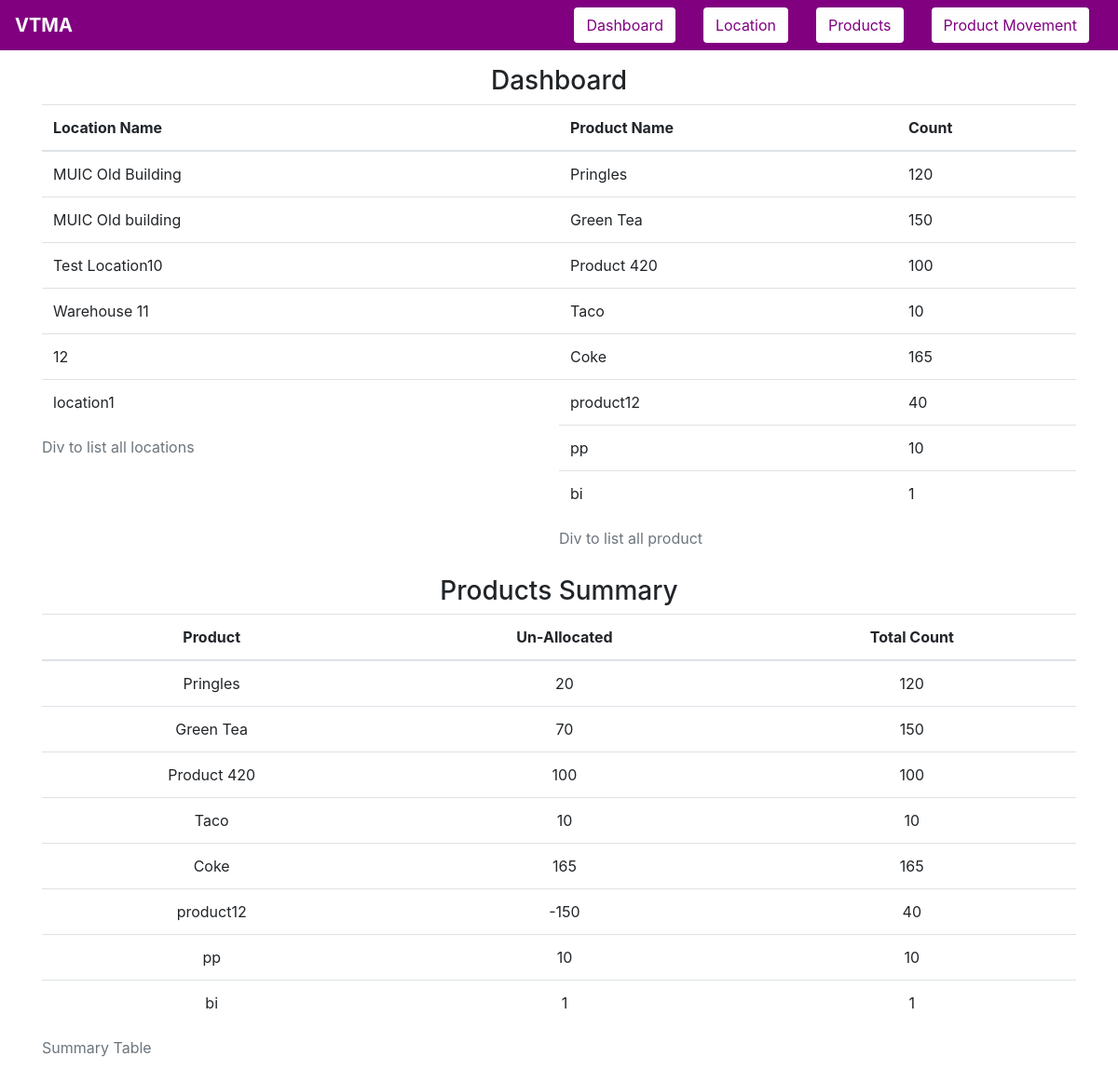
Before: / with the older database file.
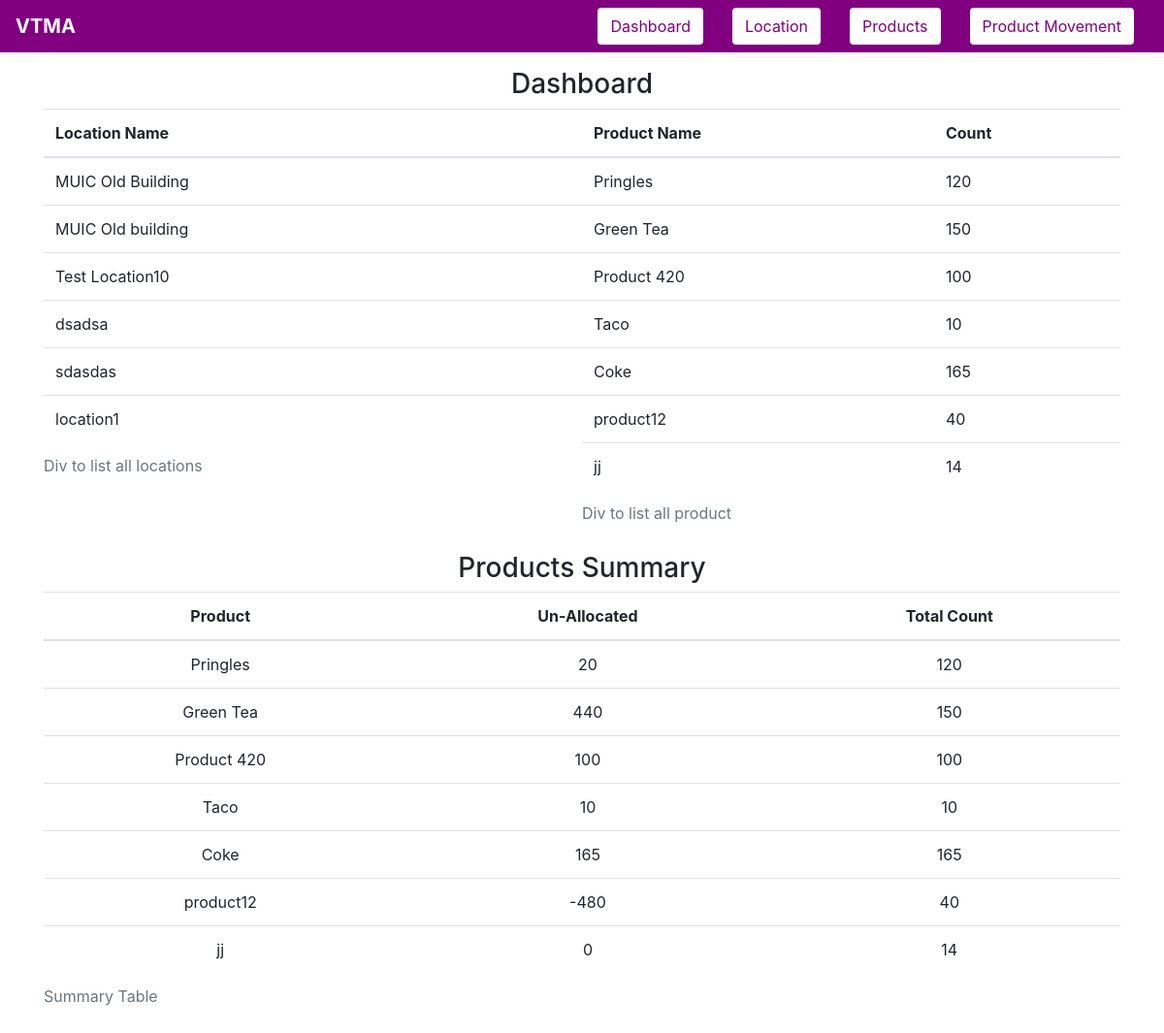
After: the same page with the newer database file.
### tables this page shows
CREATE TABLE location(loc_id INTEGER PRIMARY KEY AUTOINCREMENT,
                                 loc_name TEXT UNIQUE NOT NULL);

CREATE TABLE products(prod_id INTEGER PRIMARY KEY AUTOINCREMENT,
                    prod_name TEXT UNIQUE NOT NULL,
                    prod_quantity INTEGER NOT NULL,
                    unallocated_quantity INTEGER);

### app.py (the view)
@app.route("/")
def summary():
    msg = None
    q_data, location_c, products = None, None, None
    db = sqlite3.connect(DATABASE_NAME)
    cursor = db.cursor()
    try:
        cursor.execute("SELECT * FROM location")
        location_c = cursor.fetchall()
        cursor.execute("SELECT * FROM products")
        products = cursor.fetchall()
        cursor.execute(
            """
        SELECT prod_name, unallocated_quantity, prod_quantity FROM products
        """
        )
        q_data = cursor.fetchall()
    except sqlite3.Error as e:
        msg = f"An error occurred: {e.args[0]}"
    if msg:
        print(msg)
    return render(
        "index.html",
        link=link,
        title="Summary",
        locations=location_c,
        products=products,
        database=q_data,
    )

### templates/index.html
{% extends 'base-template.html' %}
{% block content %}
    <div class="container">
        <h3 style="text-align: center">Dashboard</h3>
        <div style="height: 50%;width: 100%; float: left">
            {% if locations == None or locations|length == 0 %}
            <div style="float: left;width:50%;">
                <h3  class="text center font-weight-light">No Data Available Yet</h3>
            </div>
            {% else %}
            <div style="float:left;width:50%">
                <table class="table">
                <caption>Div to list all locations</caption>
                    <thead>
                        <tr>
                            <th scope="col">Location Name</th>
                        </tr>
                    </thead>
                    <tbody>
                        {% for location in locations %}
                            <tr>
                                <td>{{ location[1] }}</td>
                            </tr>
                        {% endfor %}
                    </tbody>
                </table>
            </div>
        {% endif %}
        {% if products == None or products|length == 0 %}
            <div style="float: right;width: 50%;">
                <h3 class="text center font-weight-light">No Product Data Available Yet</h3>
            </div>
        {% else %}
            <div style="float:right;width:50%;">
                <table class="table">
                <caption>Div to list all product</caption>
                    <thead>
                        <tr>
                            <th scope="col">Product Name</th>
                            <th scope="col">Count</th>
                        </tr>
                    </thead>
                    <tbody>
                        {% for product in products %}
                            <tr>
                                <td>{{ product[1] }}</td>
                                <td>{{ product[2] }}</td>
                            </tr>
                        {% endfor %}
                    </tbody>
                </table>
            </div>
        {% endif %}
        </div>
    </div>
    <div class="container" style="float: contour; text-align: center">
    <h3 style="text-align: center">Products Summary</h3>
        <div class="form-horizontal" title="Summary">
        {% if database == None or database|length == 0 %}
            <h3 class="text-center font-weight-light">Summary not available yet</h3>
        {% else %}
            <div>
                <table class="table">
                <caption>Summary Table</caption>
                    <thead>
                        <tr>
                            <th scope="col">Product</th>
                            <th scope="col">Un-Allocated</th>
                            <th scope="col">Total Count</th>
                        </tr>
                    </thead>
                    <thead>
                        {% for data in database %}
                            <tr>
                                <td>{{ data[0] }}</td>
                                <td>{{ data[1] }}</td>
                                <td>{{ data[2] }}</td>
                            </tr>
                        {% endfor %}
                    </thead>
                </table>
            </div>
        {% endif %}
        </div>
    </div>
{% endblock %}

### templates/base-template.html (shortened to what this page needs)
<!doctype html>
<html lang="en">
    <head>
        <link rel="stylesheet" href="{{ url_for('static', filename='bootstrap.min.css') }}">
    </head>
    <body>
        <nav class="navbar navbar-expand-lg" style="background-color: purple; position: fixed;width: 100%;z-index: 2;">
            <div class="collapse navbar-collapse" id="navbarSupportedContent">
                <ul class="navbar-nav mr-auto purple-bg" style="font-size:20px; color:white; font-weight:bold;">VTMA</ul>
                <div class="col-auto">
                <button type="button" class="btn" style="background-color: white; color: purple;" onclick="location.reload();location.href='{{ link.index }}'">Dashboard</button>
            </div>
                <div class="col-auto">
                  <button type="button" class="btn " style="background-color: white; color: purple;" onclick="location.reload();location.href='{{ link.location }}'">Location</button>
                </div>
                <div class="col-auto">
                  <button type="button" class="btn " style="background-color: white; color: purple;" onclick="location.reload();location.href='{{ link.product }}'">Products</button>
                </div>
                <div class="col-auto">
                  <button type="button" class="btn" style="background-color: white; color: purple;" onclick="location.reload();location.href='{{ link.movement }}'">Product Movement</button>
                </div>
            </div>
	    </nav>
        {% block content %}
        {% endblock %}
    </body>
</html>

### templates/base-template.html (style rules this page uses)
.container { padding-top: 70px; }

Changed rows visible on the page:
removed location: loc_name "12"
removed products: prod_name "bi", prod_quantity "1", unallocated_quantity "1"
changed location: loc_name "Warehouse 11" → "dsadsa"
added location: loc_name "sdasdas"
changed products "Green Tea": unallocated_quantity "70" → "440"
changed products "product12": unallocated_quantity "-150" → "-480"
changed products (number 7 of 7 on the later page): prod_name "pp" → "jj"; prod_quantity "10" → "14"; unallocated_quantity "10" → "0"
